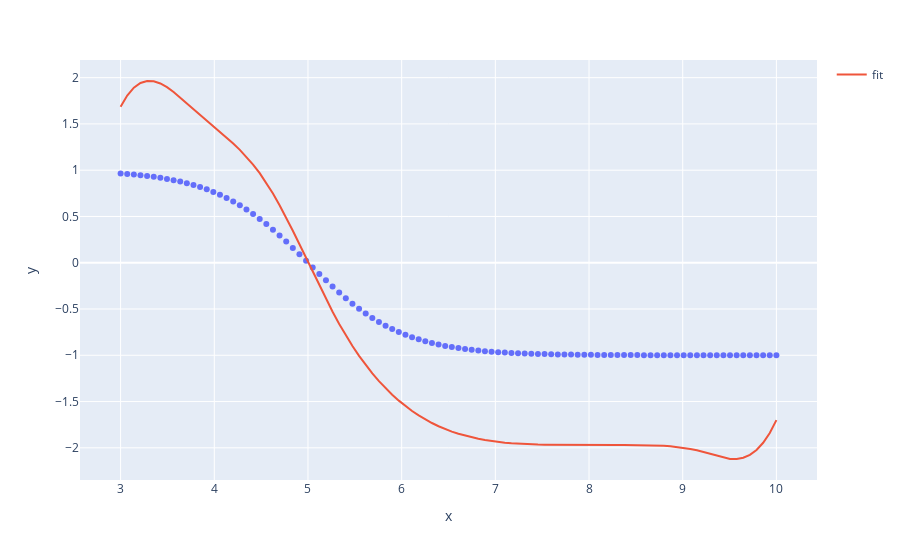

Here is the notebook cell this chart was saved with:
### Code cell
# quadratic prgram: xT Q x - cT x with Q = XT X + lambda S and c = (-2 XT b)T

Q = np.dot(X_aug.T, X_aug)
c = -2 * np.dot(X_aug.T, y_aug).T
G = 1*monPenMat
h = np.zeros(shape=(G.shape[0],))
A = np.zeros((k,))
b = np.zeros((1,))
print("Shape Q: ", Q.shape)
print("Shape c: ", c.shape)
print("Shape G: ", G.shape)
print("Shape h: ", h.shape)
from qpsolvers import solve_qp
s = solve_qp(P=Q,q=c, G=G, h=h, A=A, b=b)
len(s)
fig = px.scatter(x=x, y=y)
fig.add_trace(go.Scatter(x=x, y=np.dot(X, s), name="fit"))
fig.show()
